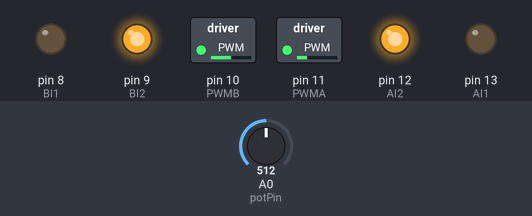
Simulated run of this sketch. Board: Arduino Uno, built with avr-gcc and run on an emulated ATmega328P. On the bench: switched loads named in the sketch (green lamp = pin HIGH), output pins drawn as LEDs (lit = HIGH). The inputs (shaded band) are chosen by the test bench; at power-on: A0 (potPin) = 512.

Above: at 0.05 s.
At 3.1 s:
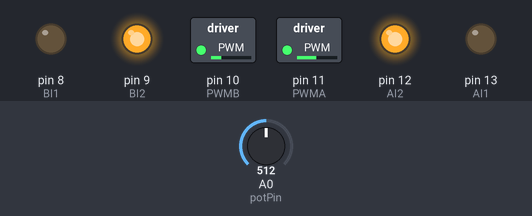
Timing chart, 0 to 3.6 s (numbered marks = the images above):
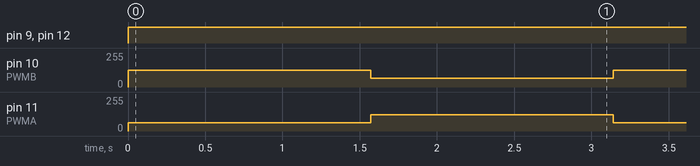

Measured:
- by itself, pin 9 (BI2), pin 12 (AI2): LOW → HIGH at 0.00 s
- by itself, pin 10 (PWMB): alternates 126/255 for 1.6 s and 65/255 for 1.6 s
- by itself, pin 11 (PWMA): alternates 123/255 for 1.6 s and 63/255 for 1.6 s

The sketch:

motorcontroller.ino
```cpp
//---------------------------------------------------------------------
// ME120, Section 001
// Sean Lai
//
// Motor Controller
// Note when hooking up motors:
// A01(+) A02(-), B01(-), B02(+) due to the physical orientation of the motors,
// because the B motor is mounted upside down.
//
// Drives robot on specified courses given direction, distance,
// turn radius, and turn direction.
//
// Uses motor calibration
//---------------------------------------------------------------------

// For this robot, right motor -> motor A
//                  left motor -> motor B

// Declare pins for motors
const int AI1 = 13, AI2 = 12, PWMA = 11;
const int BI1 = 8, BI2 = 9, PWMB = 10;
const int potPin = A0;
const float wheelDiameter = 2.5938;
const float wheelBase = 5.1875;

// CALIBRATIONS
const float slopeA = 8.312; const float interceptA = 7.08;
const float slopeB = 8.506; const float interceptB = 7.447;
const float scalingFactor = 1.8;


void setup() {
  // Setup pins as outputs
  pinMode(AI1, OUTPUT);
  pinMode(AI2, OUTPUT);
  pinMode(PWMA, OUTPUT);
  pinMode(BI1, OUTPUT);
  pinMode(BI2, OUTPUT);
  pinMode(PWMB, OUTPUT);

  // Setup Serial Communications
  Serial.begin(9600);
}

void loop() {
  // take reading from potentiometer
  int potReading = analogRead(potPin);

  turn(1, 1, 7, 7, PI/2);
  turn(1, 0, 7, 7, PI/2);

}

void turn(int heading, int direction, int speed, int radius, float angle) {
  // heading: 0 -> backward, 1 - forward
  // direction: 0 -> left, 1 -> right
  // speed: 0-10 inches per second
  // radius: from b/2 to large in inches
  // angle: radians
  int pwmA, pwmB;
  float deltaT = 1000*radius*angle/speed;
  float deltaV = wheelBase*speed/radius;
  float omegaR = omegaRL(direction, 1, deltaV, speed, wheelDiameter);
  float omegaL = omegaRL(direction, 0, deltaV, speed, wheelDiameter);
  pwmA = getPWMFromOmega(omegaR, 'A');
  pwmB = getPWMFromOmega(omegaL, 'B');

  if (heading == 0) {
    digitalWrite(AI1, 1);
    digitalWrite(AI2, 0);
    digitalWrite(BI1, 1);
    digitalWrite(BI2, 0);
  }
  else {
    digitalWrite(AI1, 0);
    digitalWrite(AI2, 1);
    digitalWrite(BI1, 0);
    digitalWrite(BI2, 1);
  }
  analogWrite(PWMA, pwmA);
  analogWrite(PWMB, pwmB);

  delay((float)deltaT);
}

void stop() {
  digitalWrite(AI1, 0);
  digitalWrite(AI2, 0);
  digitalWrite(BI1, 0);
  digitalWrite(BI2, 0);
  analogWrite(PWMA, 0);
  analogWrite(PWMB, 0);
}

float getPWMFromOmega(float omega, char motor){
  if (motor == 'A') {
    // returns calibrated PWM value for motor A
    return (slopeA*omega + interceptA)*scalingFactor;
  }
  else {
    // returns calibrated PWM value for motor B
    return (slopeB*omega + interceptB)*scalingFactor;
  }
}

float omegaRL(int direction, int side, float deltaV, float avgV, float diameter) {
  // takes in direction of turn and motor side, 0 -> left, 1 -> right,
  // and deltaV, avgV, and wheel diameter for the turn
  // and returns rotational velocity of given motor
  if (direction == side) {
    // if motor side is the same as turn direction
    return (2 / diameter)*(avgV - (deltaV/2));
  }
  else {
    // if motor side is the opposite of turn direction
    return (2 / diameter)*(avgV + (deltaV/2));
  }
}
```
